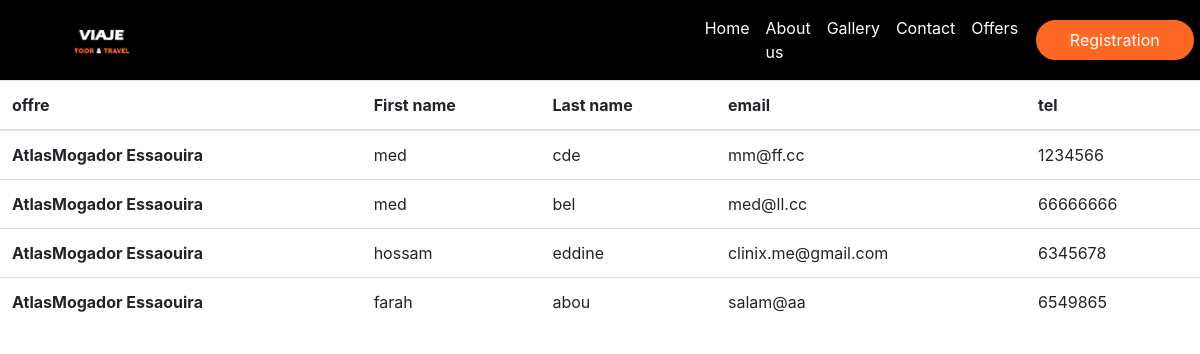
Page /admin-views/reservation.php?book=28 on the committed database.
### tables this page shows
CREATE TABLE IF NOT EXISTS `reservation` (
  `id_r` int(11) NOT NULL AUTO_INCREMENT,
  `hotel_id` int(11) DEFAULT NULL,
  `offre_id` int(11) NOT NULL,
  `email` varchar(255) NOT NULL,
  `persons` int(11) DEFAULT NULL,
  `f_name` varchar(255) DEFAULT NULL,
  `l_name` varchar(255) DEFAULT NULL,
  `tel` int(11) DEFAULT NULL,
  PRIMARY KEY (`id_r`,`offre_id`,`email`),
  KEY `hotel_id` (`hotel_id`),
  KEY `offre_id` (`offre_id`)
);

CREATE TABLE IF NOT EXISTS `offres` (
  `id_o` int(11) NOT NULL AUTO_INCREMENT,
  `nom` varchar(255) DEFAULT NULL,
  `description` longtext,
  `photo` varchar(255) DEFAULT NULL,
  `transport` varchar(255) DEFAULT NULL,
  `prix` double DEFAULT NULL,
  `depart` varchar(255) DEFAULT NULL,
  `destination` varchar(255) DEFAULT NULL,
  `date_debut` date DEFAULT NULL,
  `date_fin` date DEFAULT NULL,
  `hotel` int(11) DEFAULT NULL,
  PRIMARY KEY (`id_o`),
  KEY `hotel` (`hotel`)
);

### App/Database.php (called while the page is built, shortened)
<?php
    class Database{
        public function getpdo(){
            try{
            $pdo=new PDO('mysql:host=localhost:3308;dbname=travel','root','root');
            $pdo->setAttribute(PDO::ATTR_ERRMODE, PDO::ERRMODE_EXCEPTION);
            } catch(EXCEPTION $libiti){
                echo $libiti->getMessage();
            }
            return $pdo;
        }
    }
?>

### admin-views/reservation.php (the view, shortened to what this page needs)
<?php
    require_once("../App/Database.php");
    $con=new Database();
    $id_o=$_GET["book"];
    $sql=$con->getpdo()->query("select * from reservation, offres where offre_id = $id_o and id_o = offre_id");
    $fetch=$sql->fetchAll();
?>
<!DOCTYPE html>
<html lang="en">
<head>
    <link rel="stylesheet" href="https://stackpath.bootstrapcdn.com/bootstrap/4.5.0/css/bootstrap.min.css">
</head>
<body style="background-image: url(imgs/img-login/2.jpg); background-repeat: no-repeat;background-size: cover;max-width: 100%;">
    <?php require_once("../header/nav.php") ?>
    <table class="table">
  <thead>
    <tr>
      <th scope="col">offre</th>
      <th scope="col">First name</th>
      <th scope="col">Last name</th>
      <th scope="col">email</th>
      <th scope="col">tel</th>
    </tr>
  </thead>
  <tbody>
  <?php foreach($fetch as $ele){ ?>
    <tr>
      <th scope="row"><?php echo $ele["nom"] ?></th>
      <td><?php echo $ele["f_name"] ?></td>
      <td><?php echo $ele["l_name"] ?></td>
      <td><?php echo $ele["email"] ?></td>
      <td><?php echo $ele["tel"] ?></td>
    </tr>
  <?php } ?>
  </tbody>
</table>
</body>
</html>

### rows in the picture
reservation: offre.nom "AtlasMogador Essaouira", f_name "med", l_name "cde", email "mm@ff.cc", tel "1234566"
reservation: offre.nom "AtlasMogador Essaouira", f_name "med", l_name "bel", email "med@ll.cc", tel "66666666"
reservation: offre.nom "AtlasMogador Essaouira", f_name "hossam", l_name "eddine", email "clinix.me@gmail.com", tel "6345678"
reservation: offre.nom "AtlasMogador Essaouira", f_name "farah", l_name "abou", email "salam@aa", tel "6549865"
